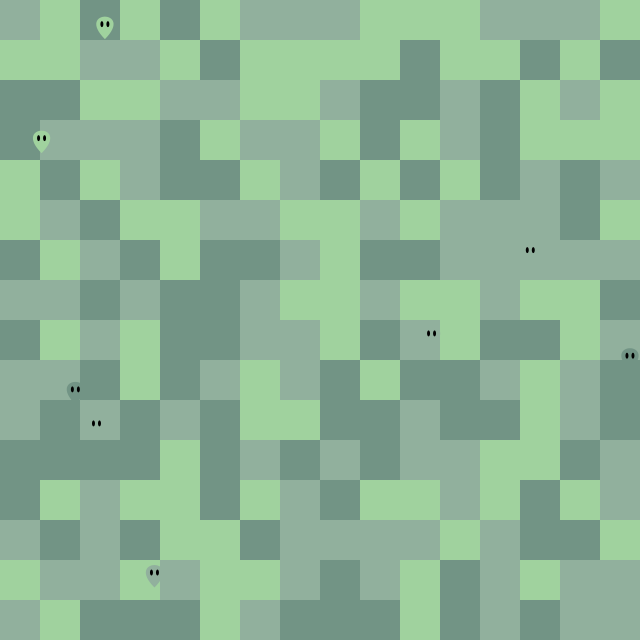
Frame 1 (no input)
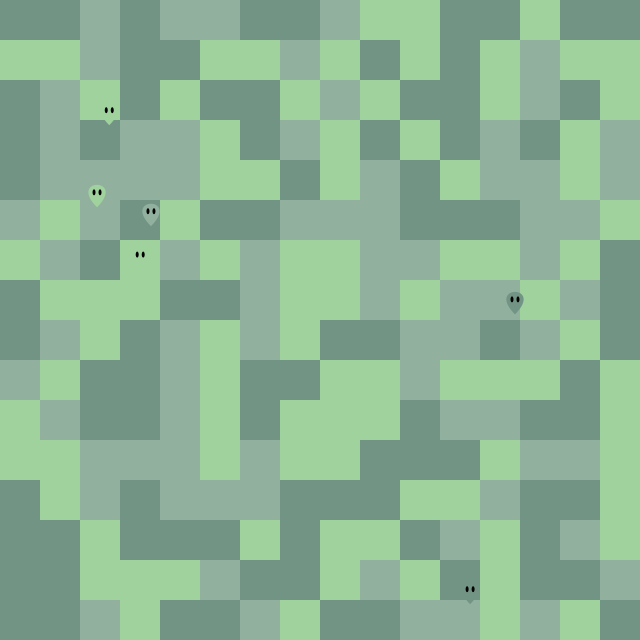
Frame 60 (the mouse pressed at the canvas centre just before this capture)
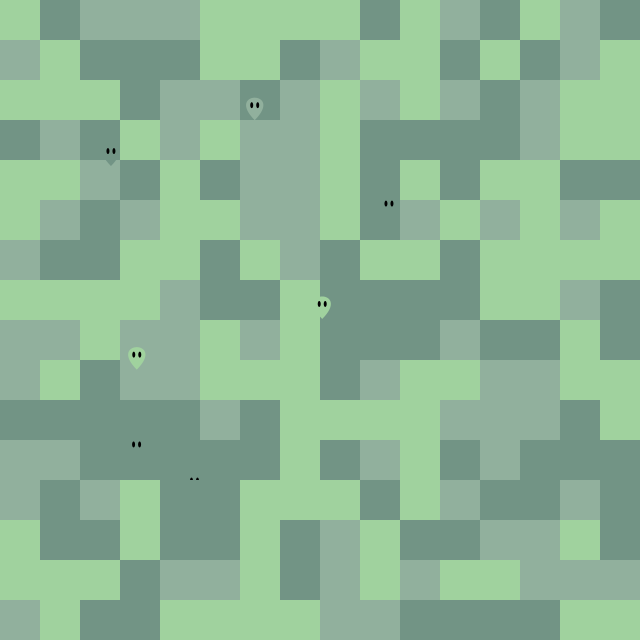
Frame 120 (the mouse held since frame 60 and released just before this capture)

The Processing sketch that drew these frames (run headless with seeded random() and noise(); from frame 60 on, the mouse is pressed at the canvas centre):

// Processing sketch: build
// ── build.pde
color[] colorList = {
	color(160, 210, 158),
	color(145, 176, 157),
	color(114, 148, 133)};

int index;

void setup() {
	size(640, 640);
	background(0);
	frameRate(6);

}

void draw() {
	for (int j = 0; j < 640; j = j + 40) {
		noStroke();
		for (int i = 0; i < 640; i = i + 40) {
		index = int(random(colorList.length));
		fill(colorList[index]);
		rect(i, j, 40, 40);
	};
	float alienx = random(640);
	float alieny = random(640);
	float alien_size = 30;
	
	beginShape();
  	vertex(alienx, alieny); // first point
  	bezierVertex(
  		alienx - alien_size, alieny - alien_size,
  		alienx + alien_size, alieny - alien_size,
  		alienx, alieny);
  	endShape();
  	fill(#000000);
  	ellipse(
  		alienx - alien_size/10,
  		alieny - alien_size/2,
  		alien_size/10,
  		alien_size/5);

  	ellipse(
  		alienx + alien_size/10,
  		alieny - alien_size/2,
  		alien_size/10,
  		alien_size/5);
};
}
